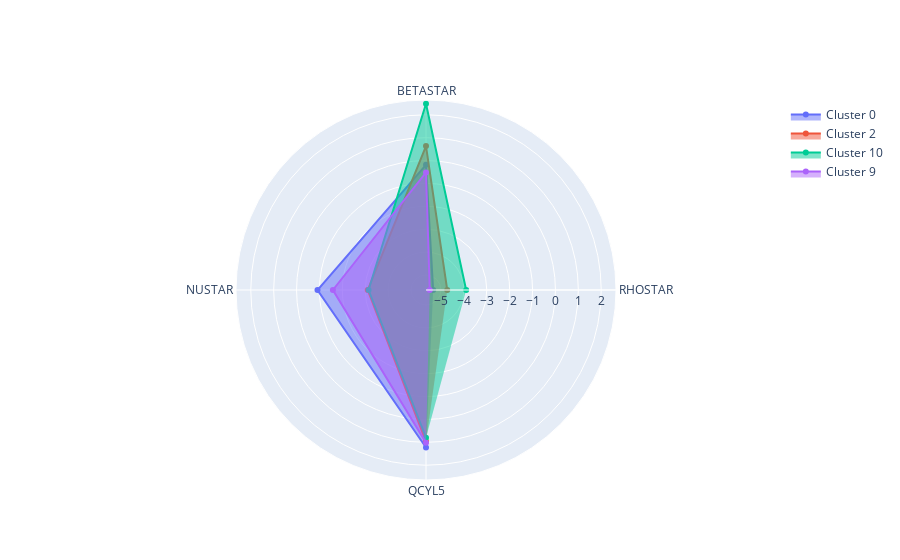

The cell this chart's notebook holds for it:
### Code cell
import plotly.graph_objects as go

categories = dmn_coeffs
fig = go.Figure()

fig.add_trace(go.Scatterpolar(
      r=data_cl_mean["cluster_0"].values,
      theta=categories,
      fill='toself',
      name='Cluster 0'
))


fig.add_trace(go.Scatterpolar(
      r=data_cl_mean["cluster_2"].values,
      theta=categories,
      fill='toself',
      name='Cluster 2'
))


fig.add_trace(go.Scatterpolar(
      r=data_cl_mean["cluster_10"].values,
      theta=categories,
      fill='toself',
      name='Cluster 10'
))


fig.add_trace(go.Scatterpolar(
      r=data_cl_mean["cluster_9"].values,
      theta=categories,
      fill='toself',
      name='Cluster 9'
))

### Figure 1 — Plotly figure (JSON) as saved in the notebook; plotly's stock layout.template omitted (floating-point values rounded to 4 significant figures)
{"data": [{"fill": "toself", "name": "Cluster 0", "r": [-5.343, -0.1853, -0.9147, 1.226], "theta": ["RHOSTAR", "BETASTAR", "NUSTAR", "QCYL5"], "type": "scatterpolar"}, {"fill": "toself", "name": "Cluster 2", "r": [-4.727, 0.6342, -3.111, 0.9666], "theta": ["RHOSTAR", "BETASTAR", "NUSTAR", "QCYL5"], "type": "scatterpolar"}, {"fill": "toself", "name": "Cluster 10", "r": [-3.901, 2.482, -3.146, 0.799], "theta": ["RHOSTAR", "BETASTAR", "NUSTAR", "QCYL5"], "type": "scatterpolar"}, {"fill": "toself", "name": "Cluster 9", "r": [-5.492, -0.5215, -1.587, 1.015], "theta": ["RHOSTAR", "BETASTAR", "NUSTAR", "QCYL5"], "type": "scatterpolar"}], "layout": {}}
